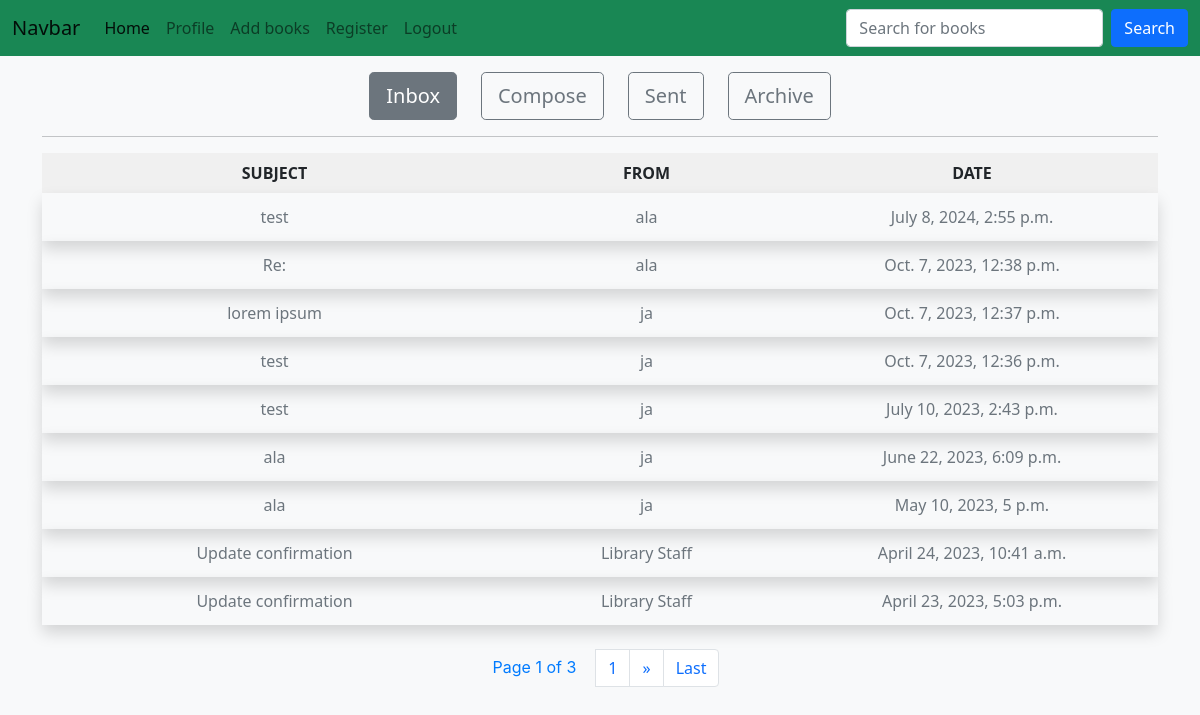
The app's page /email/inbox/ (signed in) with its own data.
### emails/models.py (models this page shows, shortened)
class Email(models.Model):
    user = models.ForeignKey(User, on_delete=models.CASCADE, related_name='emails')
    sender = models.ForeignKey(User, on_delete=models.SET_NULL,
                               related_name='emails_sent', null=True)
    recipients = models.ManyToManyField(User, related_name='emails_received')
    subject = models.CharField(max_length=255, blank=True)
    body = models.TextField(blank=True)
    timestamp = models.DateTimeField(auto_now_add=True)
    read = models.BooleanField(default=False)
    archived = models.BooleanField(default=False)

### users/models.py (models this page shows, shortened)
class User(AbstractUser):
    staff_member = models.BooleanField(default=False, blank=True)
    born = models.DateField(null=True, blank=True)
    address = models.TextField(max_length=511)
    profile_picture = models.ImageField(default='default.jpeg', upload_to='profile_pictures')
    telefon_number = models.CharField(max_length=9)
    email = models.EmailField(unique=True)

### emails/views.py (the view)
# urls.py: path('inbox/', Email_Inbox_List_View.as_view(), name='email_inbox'),
class Email_Inbox_List_View(LoginRequiredMixin, ListView):
    model = Email
    template_name_suffix = '_inbox_list'
    paginate_by = 9
    paginate_orphans = 1
    def get_queryset(self, *args, **kwargs):
        user = self.request.user
        queryset = Email.objects.filter(user=user, recipients=user,
                                        archived=False).order_by('-timestamp')
        return queryset
    def get_context_data(self):
        user = self.request.user
        context = super().get_context_data()
        unread_messages = Email.objects.filter(
            user=user, recipients=user, archived=False, read=False).count()
        context['unread_messages'] = unread_messages
        return context

### emails/templates/emails/email_inbox_list.html (shortened to what this page needs)
{% extends 'library/layout.html'%}
{% load static %}
{% block body %}
  {% include "emails/mailbox_dashboard.html" %}
  <hr>
  <main style="padding:0 12px;" class="">
    <div class="row itemsHeader">
      <div class="col-md-5">
        <p class="m-0 p-2">SUBJECT</p>
      </div>
      <div class="col-md-3">
        <p class="m-0 p-2">FROM</p>
      </div>
      <div class="col-md-4">
        <p class="m-0 p-2">DATE</p>
      </div>
    </div>
    {% for email in object_list %}
      {% if email.read %}
        <a class="text-reset text-decoration-none " href="{% url 'emails:email_details' email.pk %}">
          <div id="{{email.pk}}" class="row text-muted shadow py-3 py-md-1 text-center shadowItem ">
            <div class="col-md-5">
              <p class="p-2 m-0">{{email.subject}}</p>
            </div>
            <div class="col-md-3">
              <p class="p-2 m-0">{{email.sender|default_if_none:"Library Staff"}}</p>
            </div>
            <div class="col-md-4">
              <p class="p-2 m-0">{{email.timestamp}}</p>
            </div>
          </div>
        </a>
      {% endif %}
    {% endfor %}
  </main>
  <div class="row mt-4">
    <div class="col d-flex justify-content-center">
      {% if page_obj.has_other_pages %}
        <nav aria-label="Page navigation example">
          <ul class="pagination">
            <li class="page-item"><div id="numPages">Page {{page_obj.number}} of {{page_obj.paginator.num_pages}}</div></li>
            <li class="page-item"><a class="page-link" href="{% url 'emails:email_inbox' %}?q={{request.GET.q}}&page={{page_obj.number}}">{{page_obj.number}}</a></li>
            {% if page_obj.has_next %}
              {% if page_obj.number|add:"1" != page_obj.paginator.num_pages %}
                <li class="page-item">
                  <a class="page-link" href="{% url 'emails:email_inbox' %}?q={{request.GET.q}}&page={{page_obj.next_page_number}}" aria-label="Next">
                    <span aria-hidden="true">&raquo;</span>
                  </a>
                </li>
              {% endif %}
            {% endif %}
            {% if page_obj.number|add:"1" <= page_obj.paginator.num_pages %}
              <li class="page-item"><a class="page-link" href="{% url 'emails:email_inbox' %}?q={{request.GET.q}}&page={{page_obj.paginator.num_pages}}">Last</a></li>
            {% endif %}
          </ul>
        </nav>
      {% endif %}
    </div>
  </div>
  {% endblock %}

### library/static/library/styles.css (style rules this page uses)
.itemsHeader { background-color: rgb(240, 240, 240); font-weight: bold; text-align: center; }
#numPages { font-family: -apple-system,BlinkMacSystemFont,"Segoe UI",Roboto,"Helvetica Neue",Arial,"Noto Sans","Liberation Sans",sans-serif,"Apple Color Emoji","Segoe UI Emoji","Segoe UI Symbol","Noto Color Emoji"; font-size: 1rem; font-weight: 400; color: #007bff; line-height: 1.25; padding: .5rem .75rem; margin-right: 0.5rem; position:relative; }

### records on screen
Email: subject "test", sender "ala", timestamp "July 8, 2024, 2:55 p.m."
Email: subject "Re:", sender "ala", timestamp "Oct. 7, 2023, 12:38 p.m."
Email: subject "lorem ipsum", sender "ja", timestamp "Oct. 7, 2023, 12:37 p.m."
Email: subject "test", sender "ja", timestamp "Oct. 7, 2023, 12:36 p.m."
Email: subject "test", sender "ja", timestamp "July 10, 2023, 2:43 p.m."
Email: subject "ala", sender "ja", timestamp "June 22, 2023, 6:09 p.m."
Email: subject "ala", sender "ja", timestamp "May 10, 2023, 5 p.m."
Email: subject "Update confirmation", sender "Library Staff", timestamp "April 24, 2023, 10:41 a.m."
Email: subject "Update confirmation", sender "Library Staff", timestamp "April 23, 2023, 5:03 p.m."

### other values on screen
{{ page_obj.number }} "1"
{{ page_obj.paginator.num_pages }} "3"
